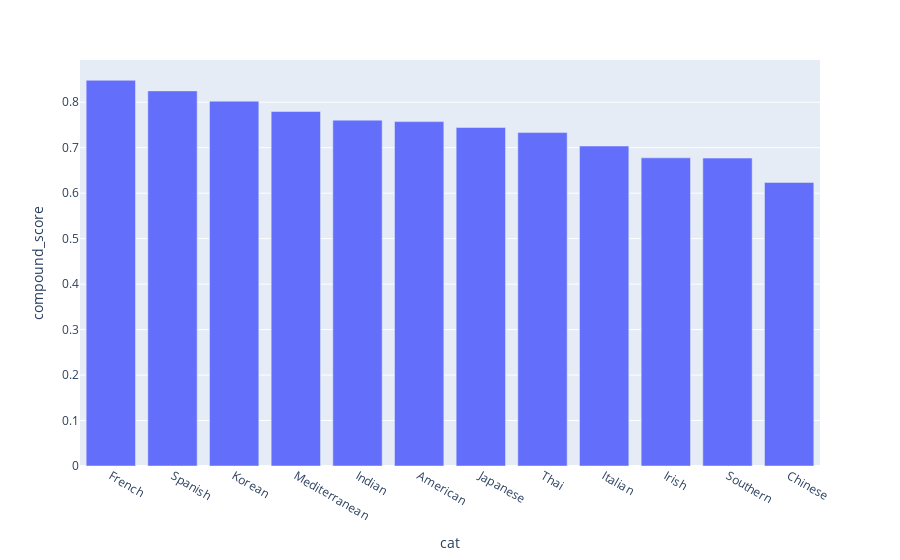

The notebook cell saved with this chart:
### Code cell
import plotly.express as px
xs = pd.DataFrame(yelp_data.groupby(['cat'])['compound_score'].mean())

xs=xs.sort_values(by='compound_score', ascending=False)
xs

#sns.barplot(x='cat',y='compound_score',data=xs)
fig=px.bar(xs,y='compound_score')
fig.show()

### Figure 1 — Plotly figure (JSON) as saved in the notebook; plotly's stock layout.template omitted (floating-point values rounded to 4 significant figures)
{"data": [{"alignmentgroup": "True", "hovertemplate": "cat=%{x}<br>compound_score=%{y}<extra></extra>", "legendgroup": "", "marker": {"color": "#636efa", "pattern": {"shape": ""}}, "name": "", "offsetgroup": "", "orientation": "v", "showlegend": false, "textposition": "auto", "type": "bar", "x": ["French", "Spanish", "Korean", "Mediterranean", "Indian", "American", "Japanese", "Thai", "Italian", "Irish", "Southern", "Chinese"], "xaxis": "x", "y": [0.8482, 0.8249, 0.8024, 0.7797, 0.7606, 0.7574, 0.7445, 0.7333, 0.7037, 0.6777, 0.6772, 0.6236], "yaxis": "y"}], "layout": {"barmode": "relative", "legend": {"tracegroupgap": 0}, "margin": {"t": 60}, "xaxis": {"anchor": "y", "domain": [0, 1], "title": {"text": "cat"}}, "yaxis": {"anchor": "x", "domain": [0, 1], "title": {"text": "compound_score"}}}}
